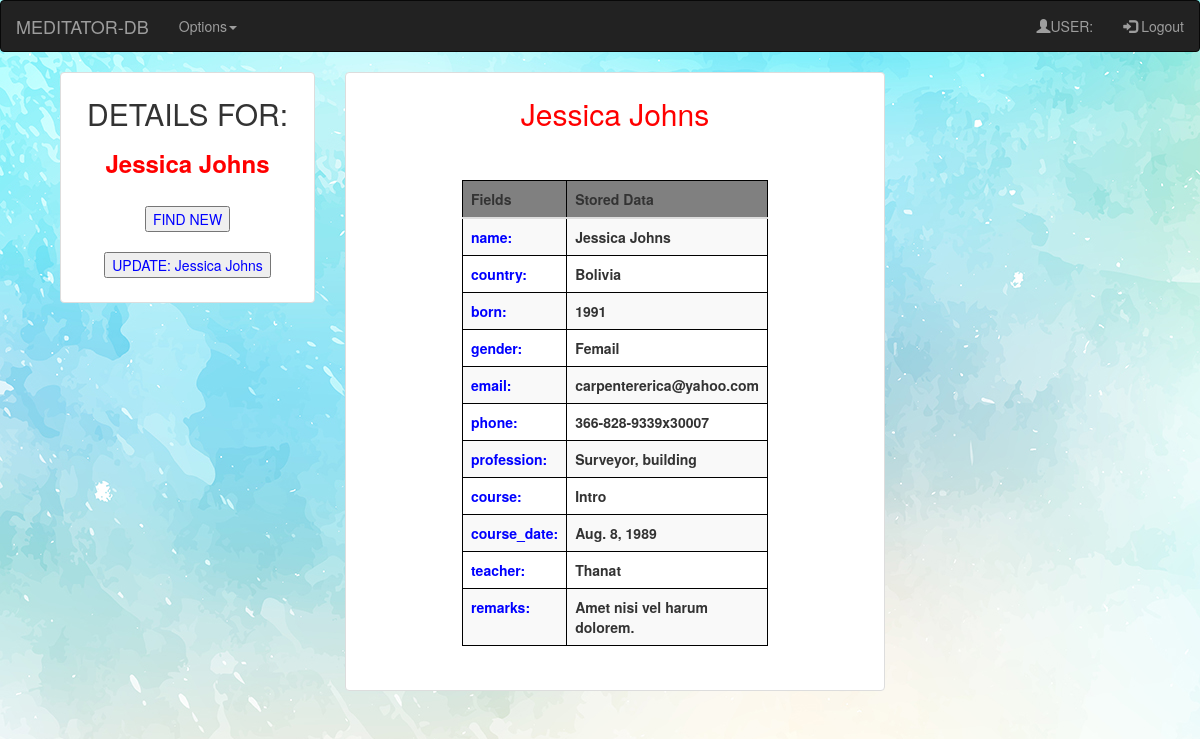
The page /db_app/1/ on the database its author committed.
### db_app/models.py (models this page shows, shortened)
class Meditator(models.Model):
    name = models.CharField(max_length=264)
    country = models.CharField(max_length=120)
    born = models.CharField(max_length=20)
    gender = models.CharField(max_length=10, null=True)
    email = models.EmailField(max_length=60, unique=True)
    phone = models.CharField(max_length=60)
    profession = models.CharField(max_length=60)
    course = models.CharField(max_length=60)
    course_date = models.DateField()
    teacher = models.CharField(max_length=60)
    remarks = models.TextField(max_length=1000, blank=True)

### db_app/views.py (the view)
# urls.py: url(r'^(?P<meditator_id>[0-9]+)/$', views.detail, name='detail'),
def detail(request, meditator_id):
    print("This is request for id", request, meditator_id)
    meditator = get_object_or_404(Meditator, id=meditator_id)
    fields = [f.name for f in Meditator._meta.get_fields()]
    usern = request.user.username
    return render(request, 'db_app/detail.html', {'meditator': meditator, 'fields':fields, 'username':usern})

### templates/db_app/detail.html (shortened to what this page needs)
{% extends "db_app/baseDBapp.html" %}
{% load staticfiles %}
 {% block body_block %}
<div class="container" align="center">
	 <div class="col-xs-18 col-sm-6 col-md-3">
             <div class="thumbnail">
    <h2>DETAILS FOR:</h2>
    <h3 style="color:red"><strong>{{ meditator.name }}</strong></h3>
<br>
<form action="{% url 'db_app:find_meditator' %}" method="GET">
<input type="submit" style="color:blue" value="FIND NEW"><br>
</form>
<br>
<form action="#" method="GET">
<input type="submit" style="color:blue" value="UPDATE: {{meditator.name}}"><br>
</form>
  <br>
		</div>
	 </div>
<div class="col-xs-18 col-sm-6 col-md-6 col-lg-6">
             <div class="thumbnail">
				 <h2 style="color:red" >{{ meditator.name }}</h2>
				 <br><br>
 <table class="table table-striped" cellspacing="0" width="100%">
	 <thead style="background-color:grey">
    <tr>
      <th>Fields</th>
      <th>Stored Data</th>
    </tr>
  </thead>
  <tbody>
		<tr>
		<th style="color:blue">{{fields.1}}:</th>
		<th>{{ meditator.name }}</th>
		</tr>
        <tr>
		<th style="color:blue">{{fields.2}}:</th>
		<th>{{meditator.country}}</th>
		</tr>
        <th style="color:blue">{{fields.3}}:</th>
		<th>{{meditator.born}}</th>
        <tr>
		<th style="color:blue">{{fields.4}}:</th>
		<th>{{meditator.gender}}</th>
		</tr>
        <tr>
		<th style="color:blue">{{fields.5}}:</th>
		<th>{{meditator.email}}</th>
		</tr>
        <th style="color:blue">{{fields.6}}:</th>
		<th>{{meditator.phone}}</th>
        <tr>
		<th style="color:blue">{{fields.7}}:</th>
		<th>{{meditator.profession}}</th>
		</tr>
        <tr>
		<th style="color:blue">{{fields.8}}:</th>
		<th>{{meditator.course}}</th>
		</tr>
        <tr>
		<th style="color:blue">{{fields.9}}:</th>
		<th>{{meditator.course_date}}</th>
		</tr>
            <th style="color:blue">{{fields.10}}:</th>
		    <th>{{meditator.teacher}}</th>
            <th style="color:blue">{{fields.11}}:</th>
		    <th>{{meditator.remarks}}</th>
  </tbody>
 </table>
<br><br>
</div>
</div>
{% endblock %}

### templates/db_app/baseDBapp.html (shortened to what this page needs)
<!DOCTYPE html>
{% load staticfiles %}
<html>
  <head>
    <link rel="stylesheet" href="https://maxcdn.bootstrapcdn.com/bootstrap/3.3.7/css/bootstrap.min.css">
	<link rel="stylesheet" href="{% static 'css/main.css' %}"/>
  </head>
  <body>
  <nav class="navbar navbar-inverse">
		  <div class="container-fluid">
			<div class="navbar-header">
			  <a class="navbar-brand" href="{% url 'db_app:welcome_main' %}">MEDITATOR-DB</a>
			</div>
			<ul class="nav navbar-nav">
				<li class="dropdown"><a class="dropdown-toggle" data-toggle="dropdown" href="#">Options<span class="caret"></span></a>
			  </li>
			</ul>
			<ul class="nav navbar-nav navbar-right">
				<li class=""><a href="#"><span class="glyphicon glyphicon-user"></span>USER: {{username}}</a></li>
			  <li><a href="{% url 'db_app:user_logout' %}"><span class="glyphicon glyphicon-log-in"></span> Logout</a></li>
			</ul>
		  </div>
		</nav>
 <div class="container">
    {% block body_block %}
    {% endblock %}
    </div>
</body>
</html>
</html>

### static/css/main.css (style rules this page uses)
form, input [type="submit"] { color:blue; }
.table, th, td { border: 1px solid black; }
body { background:url('../images/blue.jpg') ; min-height:100%; background-size:cover; min-height:100%; }
.table { border-radius: 5px; width: 50%; margin: 0px auto; float: none; }
body { background-images:url('../images/paper.jpg') ; min-height:100%; background-size:cover; min-height:100%; }

### rows shown on the page
Meditator: name "Jessica Johns", name "UPDATE: Jessica Johns", country "Bolivia", born "1991", gender "Femail", email "carpentererica@yahoo.com", phone "366-828-9339x30007", profession "Surveyor, building", course "Intro", course_date "Aug. 8, 1989", teacher "Thanat", remarks "Amet nisi vel harum dolorem."

### other values the page prints
{{ fields.1 }} "name"
{{ fields.2 }} "country"
{{ fields.3 }} "born"
{{ fields.4 }} "gender"
{{ fields.5 }} "email"
{{ fields.6 }} "phone"
{{ fields.7 }} "profession"
{{ fields.8 }} "course"
{{ fields.9 }} "course_date"
{{ fields.10 }} "teacher"
{{ fields.11 }} "remarks"
